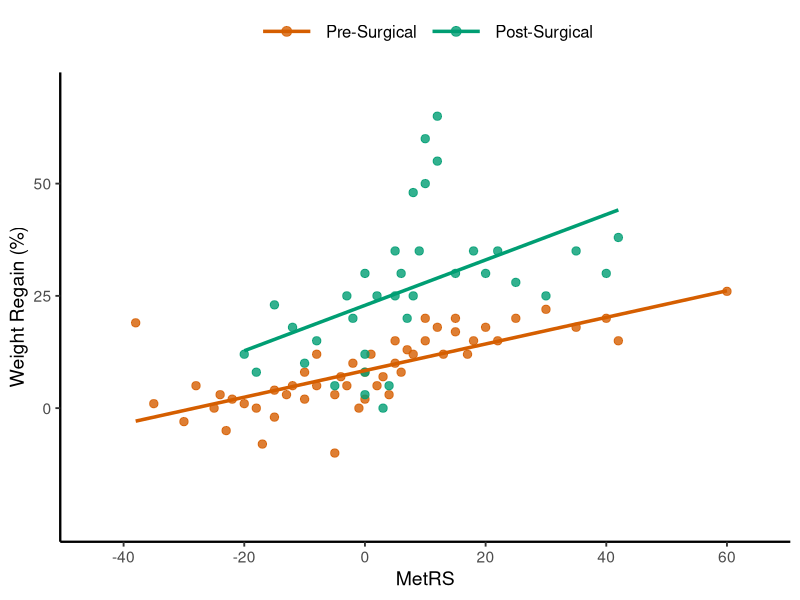

This chart was generated by the following R code:
library(ggplot2)
library(svglite)

df = read.csv("data.csv")
df$group = factor(df$group, levels = c("PreSx", "PostSx"))

group_cols = c("PreSx" = "#D55E00", "PostSx" = "#009E73")

p = ggplot(df, aes(x = MetRS, y = pct_regain, color = group)) +
  geom_point(size = 2.5, alpha = 0.8) +
  geom_smooth(aes(group = group), method = "lm", se = FALSE, linewidth = 1.2) +
  scale_color_manual(
    values = group_cols,
    labels = c("PreSx" = "Pre-Surgical", "PostSx" = "Post-Surgical"),
    name   = NULL
  ) +
  scale_x_continuous(breaks = c(-40, -20, 0, 20, 40, 60), limits = c(-45, 65)) +
  scale_y_continuous(breaks = c(0, 25, 50), limits = c(-25, 70)) +
  labs(
    x = "MetRS",
    y = "Weight Regain (%)"
  ) +
  theme_classic(base_size = 14) +
  theme(
    legend.position  = "top",
    legend.direction = "horizontal",
    legend.text      = element_text(size = 12),
    legend.key.width = unit(1.5, "cm"),
    axis.line        = element_line(linewidth = 0.8)
  ) +
  guides(color = guide_legend(override.aes = list(size = 3, linetype = 1)))

ggsave("fig4c.svg", p, width = 5, height = 4)
